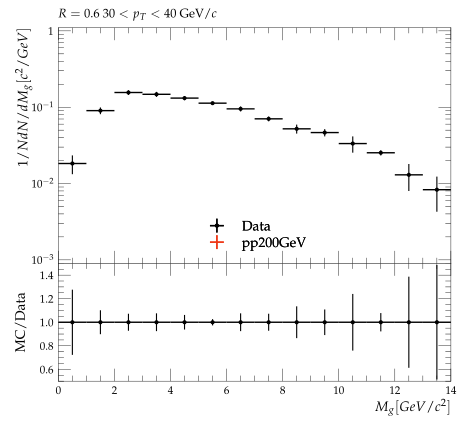

Python code for this plot:
#! /usr/bin/env python3

# This Python script was auto-generated using YODA v2.1.0.
# Analysis object: /STAR_2021_I1853218/d14-x01-y01
# Timestamp: 07-10-2025 (18:42:22)

import matplotlib as mpl
import matplotlib.pyplot as plt
mpl.use('Agg') # comment out for interactive use
import os
import numpy as np
from numpy import nan, inf

plotDir = os.path.split(os.path.realpath(__file__))[0]
if 'YODA_USER_PLOT_PATH' in globals():
    plot_outdir = globals()['YODA_USER_PLOT_PATH']
else:
    plot_outdir = plotDir

#plot style
plt.style.use(os.path.join(plotDir, '../default.mplstyle'))
# plot metadata
figW, figH = plt.rcParams['figure.figsize']
ax_xLabel = r'$M_{g} [GeV/c^{2}]$'
ax_yLabel = r'$1/N dN/dM_{g} [c^{2}/GeV]$'
ax_title  = r'$R=0.6 ~ 30 < p_{T} < 40$ GeV/$c$'
ax_xScale = 'linear'
ax_yScale = 'log'
xLims = (0.0, 14.0)
yLims = (0.0009000000000000001, 1.1)

# TeX-friendly labels for the legend
labels = {
    'legend' : ([ r"Data", r"pp200GeV" ], r""),
}

# Adjust canvas width and height
canvasW = 10.0
canvasH = 9.0
figW *= canvasW/10.
figH *= canvasH/9.

# Create figure and axis objects
fig, (ax, ratio0_ax) = plt.subplots(2, 1, sharex=True,
                  figsize=(figW,figH), gridspec_kw={'height_ratios': (6.0, 3.0)})

# Set figure margins
plt.subplots_adjust(
    left   = 1.0 * plt.rcParams['figure.subplot.left'],
    right  = 1.0 * plt.rcParams['figure.subplot.right'],
    top    = 1.0 * plt.rcParams['figure.subplot.top'],
    bottom = 1.0 * plt.rcParams['figure.subplot.bottom'])

ratio0_ax.yaxis.set_major_locator(mpl.ticker.MultipleLocator(0.2))
ratio0_ax.set_ylim(0.5, 1.4999)
ratio0_ax.set_ylabel('MC/Data')

# the numerical data is stored in a separate file
dataf = dict()
prefix = os.path.split(__file__)[0]
if prefix:    prefix = prefix + '/'
exec(open(prefix+'d14-x01-y01__data.py').read(), dataf)


legend_handles = dict() # keep track of handles for the legend

# style options for curves
# starts at zorder>=5 to draw curve on top of legend
styles = {
  'Data': {
    'color' : 'black',
    'linestyle' : '-',
    'linewidth' : 1,
    'marker' : 'o',
    'markersize' : 2,
    'capsize' : 0.0,
    'zorder' : 5,
    'histstyle' : 0,
    'drawstyle' : 'steps-pre',
    'xerrorbars' : 1,
    'yerrorbars' : 1,
    'fillcolor' : None,
    'fillopacity' : 1.0,
    'ratio0_linestyle' : '-',
    'ratio0_linewidth' : 1,
    'ratio0_marker' : 'o',
    'ratio0_markersize' : 2,
    'ratio0_capsize' : 0.0,
    'ratio0_zorder' : 5,
    'ratio0_histstyle' : 0,
    'ratio0_drawstyle' : 'steps-pre',
    'ratio0_xerrorbars' : 1,
    'ratio0_yerrorbars' : 1,
  },
  'pp200GeV.yoda': {
    'color' : '#EE3311',
    'linestyle' : '-',
    'linewidth' : 1,
    'marker' : 'none',
    'markersize' : 2,
    'capsize' : 0.0,
    'zorder' : 6,
    'histstyle' : 1,
    'drawstyle' : 'steps-pre',
    'xerrorbars' : 1,
    'yerrorbars' : 1,
    'fillcolor' : None,
    'fillopacity' : 1.0,
    'ratio0_linestyle' : '-',
    'ratio0_linewidth' : 1,
    'ratio0_marker' : 'none',
    'ratio0_markersize' : 2,
    'ratio0_capsize' : 0.0,
    'ratio0_zorder' : 6,
    'ratio0_histstyle' : 1,
    'ratio0_drawstyle' : 'steps-pre',
    'ratio0_xerrorbars' : 1,
    'ratio0_yerrorbars' : 1,
  },
}

# curve from input yoda files in main panel
for label, yvals in dataf['yvals'].items():
    if all(np.isnan(v) for v in dataf['yvals'][label]):
        continue
    tmp = None
    if styles[label]['histstyle']: # draw as histogram
        xpos = dataf['xedges'][label] if styles[label]['drawstyle'] else dataf['xpoints'][label]
        ypos = np.insert(yvals, 0, yvals[0]) if styles[label]['drawstyle'] else yvals
        if styles[label]['fillcolor']: # fill area below curve
            ax.fill_between(xpos, ypos, step='pre',
                            color=styles[label]['fillcolor'],
                            alpha=styles[label]['fillopacity'])
        tmp, = ax.plot(xpos, ypos,
                       color=styles[label]['color'],
                       linestyle=styles[label]['linestyle'],
                       linewidth=styles[label]['linewidth'],
                       drawstyle=styles[label]['drawstyle'], solid_joinstyle='miter',
                       zorder=styles[label]['zorder'], label=label)
    tmp = ax.errorbar(dataf['xpoints'][label], yvals,
                      xerr=np.array(dataf['xerrs'][label])*styles[label]['xerrorbars'],
                      yerr=np.array(dataf['yerrs'][label])*styles[label]['yerrorbars'],
                      fmt=styles[label]['marker'], capsize=styles[label]['capsize'],
                      markersize=styles[label]['markersize'],
                      ecolor=styles[label]['color'],
                      color=styles[label]['color'], zorder=styles[label]['zorder'])
    tmp[-1][0].set_linestyle(styles[label]['linestyle'])
    tmp[-1][0].set_linewidth(styles[label]['linewidth'])
    if label in dataf['add_legend_handle']:  legend_handles[label] = tmp
    for varLabel in dataf['variation_yvals'].keys():
        if varLabel.startswith(label):
            tmp, = ax.plot(dataf['xedges'][label], dataf['variation_yvals'][varLabel],
                           color=styles[label]['color'],
                           linestyle=styles[label]['linestyle'],
                           linewidth=styles[label]['linewidth'],
                           drawstyle='steps-pre', solid_joinstyle='miter',
                           zorder=styles[label]['zorder'], alpha=0.5)


# plots on ratio panel
# curve from input yoda files in ratio panel
for label, yvals in dataf['ratio0_yvals'].items():
    if all(np.isnan(v) for v in yvals):
        continue
    if styles[label]['ratio0_histstyle']: # plot as histogram
        xpos = dataf['xedges']['Data'] if styles[label]['ratio0_drawstyle'] else dataf['xpoints']['Data']
        ypos = np.insert(yvals, 0, yvals[0]) if styles[label]['ratio0_drawstyle'] else yvals
        ratio0_ax.plot(xpos, ypos,
                       color=styles[label]['color'],
                       linewidth=styles[label]['linewidth'],
                       linestyle=styles[label]['ratio0_linestyle'],
                       drawstyle=styles[label]['ratio0_drawstyle'], zorder=styles[label]['zorder'],
                       solid_joinstyle='miter')
    tmp = ratio0_ax.errorbar(dataf['xpoints']['Data'], yvals,
                             xerr=np.array(dataf['ref_xerrs'])*styles[label]['ratio0_xerrorbars'],
                             yerr=np.array(dataf['ratio0_yerrs'][label])*styles[label]['ratio0_yerrorbars'],
                             fmt=styles[label]['ratio0_marker'], capsize=styles[label]['ratio0_capsize'],
                             markersize=styles[label]['ratio0_markersize'],
                             ecolor=styles[label]['color'],
                             color=styles[label]['color'])
    tmp[-1][0].set_linestyle(styles[label]['ratio0_linestyle'])
    tmp[-1][0].set_linewidth(styles[label]['ratio0_linewidth'])

    for varlabel in dataf['ratio0_variation_vals'].keys():
        if varlabel.startswith(label):
            ratio0_ax.plot(dataf['xedges']['Data'],
                            dataf['ratio0_variation_vals'][varlabel],
                            color=styles[label]['color'],
                            linestyle=styles[label]['linestyle'],
                            linewidth=styles[label]['linewidth'],
                            drawstyle='steps-pre', solid_joinstyle='miter',
                            zorder=1, alpha=0.5)

legend_items = list(legend_handles.values())
ax.add_artist(ax.legend(legend_items,
                        labels['legend'][0],
                        title=labels['legend'][1],
                        alignment='left',
                        loc='lower center',
                        bbox_to_anchor=(0.5, 0.0)))

# set plot metadata as defined above
ratio0_ax.set_xlabel(ax_xLabel)
ratio0_ax.xaxis.set_label_coords(1., -0.15)
ax.set_ylabel(ax_yLabel, ha='right', va='top')
ax.yaxis.set_label_coords(-0.11, 1.0)
ax.set_title(ax_title, loc='left')
ax.set_xscale(ax_xScale)
ax.set_yscale(ax_yScale)
ax.set_xlim(xLims)
ax.set_ylim(yLims)

# tick formatting
plt.rcParams['xtick.top'] = True
plt.rcParams['ytick.right'] = True
ax.yaxis.set_major_locator(mpl.ticker.LogLocator(base=10.0, numticks=np.inf))
ax.yaxis.set_minor_locator(mpl.ticker.LogLocator(
                           base=10.0, subs=np.arange(0.1, 1, 0.1), numticks=np.inf))
fig.align_ylabels((ax, ratio0_ax))
plt.savefig(os.path.join(plot_outdir, 'd14-x01-y01.pdf'), format='PDF')
plt.savefig(os.path.join(plot_outdir, 'd14-x01-y01.png'), format='PNG')

plt.close(fig)
